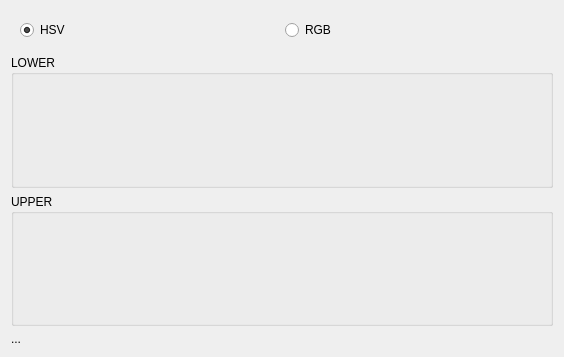
<?xml version="1.0" encoding="UTF-8"?>
<ui version="4.0">
 <class>RangeEditor</class>
 <widget class="QWidget" name="RangeEditor">
  <property name="geometry">
   <rect>
    <x>0</x>
    <y>0</y>
    <width>564</width>
    <height>357</height>
   </rect>
  </property>
  <property name="windowTitle">
   <string>Form</string>
  </property>
  <layout class="QVBoxLayout" name="verticalLayout">
   <item>
    <widget class="QWidget" name="widget" native="true">
     <layout class="QHBoxLayout" name="horizontalLayout">
      <item>
       <widget class="QRadioButton" name="hsvButton">
        <property name="text">
         <string notr="true">HSV</string>
        </property>
        <property name="checked">
         <bool>true</bool>
        </property>
       </widget>
      </item>
      <item>
       <widget class="QRadioButton" name="rgbButton">
        <property name="text">
         <string notr="true">RGB</string>
        </property>
       </widget>
      </item>
     </layout>
    </widget>
   </item>
   <item>
    <widget class="QGroupBox" name="lowerGroupBox">
     <property name="sizePolicy">
      <sizepolicy hsizetype="Preferred" vsizetype="Expanding">
       <horstretch>0</horstretch>
       <verstretch>0</verstretch>
      </sizepolicy>
     </property>
     <property name="title">
      <string notr="true">LOWER</string>
     </property>
     <layout class="QVBoxLayout" name="verticalLayout_3">
      <item>
       <widget class="QStackedWidget" name="lowerStackedWidget">
        <widget class="HsvRangeEditor" name="lowerHsvRangeEditor"/>
        <widget class="RgbRangeEditor" name="lowerRgbRangeEditor"/>
       </widget>
      </item>
     </layout>
    </widget>
   </item>
   <item>
    <widget class="QGroupBox" name="upperGroupBox">
     <property name="sizePolicy">
      <sizepolicy hsizetype="Preferred" vsizetype="Expanding">
       <horstretch>0</horstretch>
       <verstretch>0</verstretch>
      </sizepolicy>
     </property>
     <property name="title">
      <string notr="true">UPPER</string>
     </property>
     <layout class="QVBoxLayout" name="verticalLayout_2">
      <item>
       <widget class="QStackedWidget" name="upperStackedWidget">
        <widget class="HsvRangeEditor" name="upperHsvRangeEditor"/>
        <widget class="RgbRangeEditor" name="upperRgbRangeEditor"/>
       </widget>
      </item>
     </layout>
    </widget>
   </item>
   <item>
    <widget class="QLabel" name="valueLabel">
     <property name="text">
      <string notr="true">...</string>
     </property>
    </widget>
   </item>
  </layout>
 </widget>
 <customwidgets>
  <customwidget>
   <class>RgbRangeEditor</class>
   <extends>QWidget</extends>
   <header>rangeEditors</header>
   <container>1</container>
  </customwidget>
  <customwidget>
   <class>HsvRangeEditor</class>
   <extends>QWidget</extends>
   <header>rangeEditors</header>
   <container>1</container>
  </customwidget>
 </customwidgets>
 <resources/>
 <connections/>
</ui>
